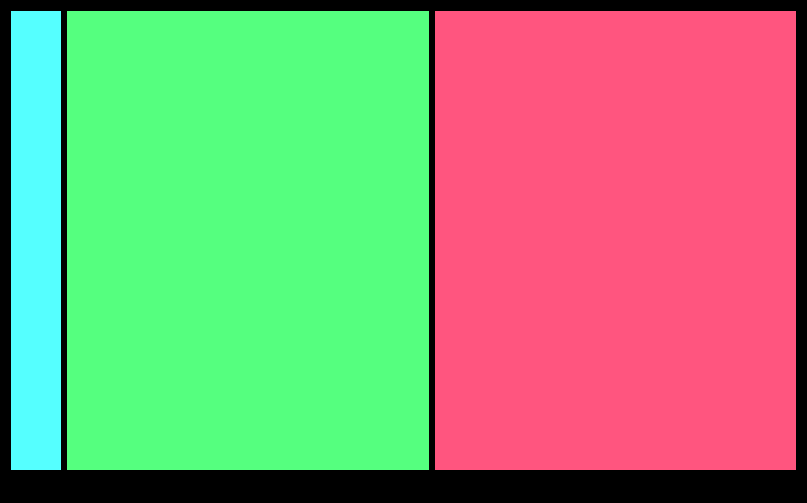
<?xml version="1.0" encoding="UTF-8"?>
<ui version="4.0">
 <class>KSvgEditorClass</class>
 <widget class="QMainWindow" name="KSvgEditorClass">
  <property name="geometry">
   <rect>
    <x>0</x>
    <y>0</y>
    <width>807</width>
    <height>503</height>
   </rect>
  </property>
  <property name="windowTitle">
   <string>KSvgEditor</string>
  </property>
  <property name="styleSheet">
   <string notr="true">background-color: rgb(0, 0, 0);</string>
  </property>
  <widget class="QWidget" name="centralWidget">
   <layout class="QHBoxLayout" name="horizontalLayout">
    <item>
     <widget class="KToolBar" name="toolBar" native="true">
      <property name="maximumSize">
       <size>
        <width>50</width>
        <height>16777215</height>
       </size>
      </property>
      <property name="styleSheet">
       <string notr="true">background-color: rgb(85, 255, 255);</string>
      </property>
     </widget>
    </item>
    <item>
     <widget class="KSvgMainWindow" name="editPage" native="true">
      <property name="styleSheet">
       <string notr="true">background-color: rgb(85, 255, 127);</string>
      </property>
     </widget>
    </item>
    <item>
     <widget class="KCanvasParamsBar" name="paramBar" native="true">
      <property name="styleSheet">
       <string notr="true">background-color:  rgb(255, 85, 127);</string>
      </property>
     </widget>
    </item>
   </layout>
  </widget>
  <widget class="QStatusBar" name="statusBar"/>
  <widget class="QMenuBar" name="menuBar">
   <property name="geometry">
    <rect>
     <x>0</x>
     <y>0</y>
     <width>807</width>
     <height>23</height>
    </rect>
   </property>
  </widget>
 </widget>
 <layoutdefault spacing="6" margin="11"/>
 <customwidgets>
  <customwidget>
   <class>KToolBar</class>
   <extends>QWidget</extends>
   <header location="global">ktoolbar.h</header>
   <container>1</container>
  </customwidget>
  <customwidget>
   <class>KSvgMainWindow</class>
   <extends>QWidget</extends>
   <header location="global">ksvgmainwindow.h</header>
   <container>1</container>
  </customwidget>
  <customwidget>
   <class>KCanvasParamsBar</class>
   <extends>QWidget</extends>
   <header location="global">kcanvasparamsbar.h</header>
   <container>1</container>
  </customwidget>
 </customwidgets>
 <resources>
  <include location="ksvgeditor.qrc"/>
 </resources>
 <connections/>
</ui>
